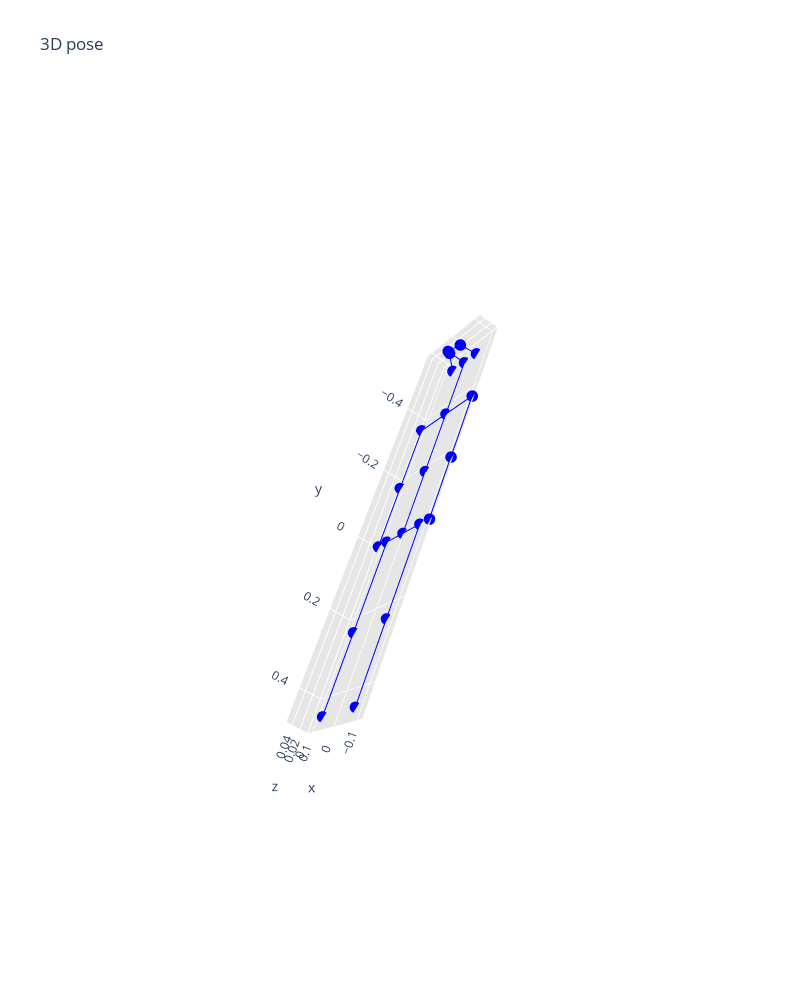

Notebook code for this chart:
### Code cell
go.Figure(vs.plot([base_3d_pose]))

### Figure 1 — Plotly figure (JSON) as saved in the notebook; plotly's stock layout.template omitted (floating-point values rounded to 4 significant figures)
{"data": [{"line": {"color": "#0000FA", "width": 2}, "marker": {"color": "#0000FA", "size": 4}, "type": "scatter3d", "x": [0, 0], "y": [-0.5307, -0.5307], "z": [0.05337, 0]}, {"line": {"color": "#0000FA", "width": 2}, "marker": {"color": "#0000FA", "size": 4}, "type": "scatter3d", "x": [0, -0.02482], "y": [-0.5307, -0.5499], "z": [0.05337, 0.0382]}, {"line": {"color": "#0000FA", "width": 2}, "marker": {"color": "#0000FA", "size": 4}, "type": "scatter3d", "x": [0, 0.02482], "y": [-0.5307, -0.5499], "z": [0.05337, 0.0382]}, {"line": {"color": "#0000FA", "width": 2}, "marker": {"color": "#0000FA", "size": 4}, "type": "scatter3d", "x": [-0.02482, -0.05371], "y": [-0.5499, -0.5307], "z": [0.0382, 0]}, {"line": {"color": "#0000FA", "width": 2}, "marker": {"color": "#0000FA", "size": 4}, "type": "scatter3d", "x": [0.02482, 0.05371], "y": [-0.5499, -0.5307], "z": [0.0382, 0]}, {"line": {"color": "#0000FA", "width": 2}, "marker": {"color": "#0000FA", "size": 4}, "type": "scatter3d", "x": [0, 0], "y": [-0.5307, -0.3587], "z": [0, 0]}, {"line": {"color": "#0000FA", "width": 2}, "marker": {"color": "#0000FA", "size": 4}, "type": "scatter3d", "x": [0, -0.1142], "y": [-0.3587, -0.3587], "z": [0, 0]}, {"line": {"color": "#0000FA", "width": 2}, "marker": {"color": "#0000FA", "size": 4}, "type": "scatter3d", "x": [-0.1142, -0.1142], "y": [-0.3587, -0.1738], "z": [0, 0]}, {"line": {"color": "#0000FA", "width": 2}, "marker": {"color": "#0000FA", "size": 4}, "type": "scatter3d", "x": [-0.1142, -0.1142], "y": [-0.1738, 0.0005172], "z": [0, 0]}, {"line": {"color": "#0000FA", "width": 2}, "marker": {"color": "#0000FA", "size": 4}, "type": "scatter3d", "x": [0, 0.1142], "y": [-0.3587, -0.3587], "z": [0, 0]}, {"line": {"color": "#0000FA", "width": 2}, "marker": {"color": "#0000FA", "size": 4}, "type": "scatter3d", "x": [0.1142, 0.1142], "y": [-0.3587, -0.1738], "z": [0, 0]}, {"line": {"color": "#0000FA", "width": 2}, "marker": {"color": "#0000FA", "size": 4}, "type": "scatter3d", "x": [0.1142, 0.1142], "y": [-0.1738, 0.0005172], "z": [0, 0]}, {"line": {"color": "#0000FA", "width": 2}, "marker": {"color": "#0000FA", "size": 4}, "type": "scatter3d", "x": [0, 0], "y": [-0.3587, -0.1793], "z": [0, 0]}, {"line": {"color": "#0000FA", "width": 2}, "marker": {"color": "#0000FA", "size": 4}, "type": "scatter3d", "x": [0, 0], "y": [-0.1793, 0], "z": [0, 0]}, {"line": {"color": "#0000FA", "width": 2}, "marker": {"color": "#0000FA", "size": 4}, "type": "scatter3d", "x": [0, -0.07383], "y": [0, 0], "z": [0, 0]}, {"line": {"color": "#0000FA", "width": 2}, "marker": {"color": "#0000FA", "size": 4}, "type": "scatter3d", "x": [-0.07383, -0.07383], "y": [0, 0.2447], "z": [0, 0]}, {"line": {"color": "#0000FA", "width": 2}, "marker": {"color": "#0000FA", "size": 4}, "type": "scatter3d", "x": [-0.07383, -0.07383], "y": [0.2447, 0.4501], "z": [0, 0]}, {"line": {"color": "#0000FA", "width": 2}, "marker": {"color": "#0000FA", "size": 4}, "type": "scatter3d", "x": [0, 0.07383], "y": [0, 0], "z": [0, 0]}, {"line": {"color": "#0000FA", "width": 2}, "marker": {"color": "#0000FA", "size": 4}, "type": "scatter3d", "x": [0.07383, 0.07383], "y": [0, 0.2447], "z": [0, 0]}, {"line": {"color": "#0000FA", "width": 2}, "marker": {"color": "#0000FA", "size": 4}, "type": "scatter3d", "x": [0.07383, 0.07383], "y": [0.2447, 0.4501], "z": [0, 0]}], "layout": {"autosize": true, "height": 1000, "scene": {"aspectmode": "manual", "aspectratio": {"x": 0.2285, "y": 1, "z": 0.05337}, "camera": {"eye": {"x": -1.743, "y": 1.071, "z": 0.71}, "up": {"x": 0, "y": 0, "z": 0}}, "xaxis": {"backgroundcolor": "rgb(230, 230,230)", "gridcolor": "rgb(255, 255, 255)", "showbackground": true, "zerolinecolor": "rgb(255, 255, 255)"}, "yaxis": {"backgroundcolor": "rgb(230, 230,230)", "gridcolor": "rgb(255, 255, 255)", "showbackground": true, "zerolinecolor": "rgb(255, 255, 255)"}, "zaxis": {"backgroundcolor": "rgb(230, 230,230)", "gridcolor": "rgb(255, 255, 255)", "showbackground": true, "zerolinecolor": "rgb(255, 255, 255)"}}, "showlegend": false, "title": {"text": "3D pose"}, "width": 800}}
